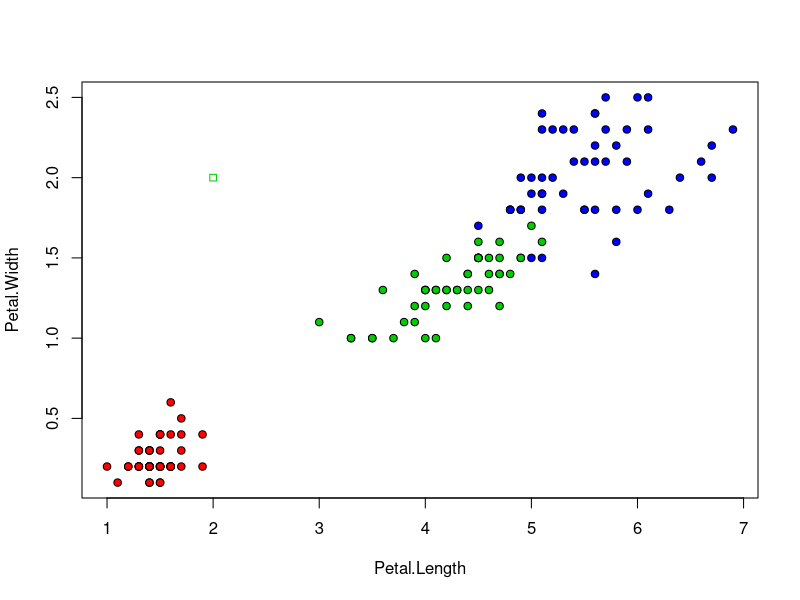

Recreate this plot in R.
colors <- c("setosa" = "red", "versicolor" = "green3", "virginica" = "blue")

plotIris <- function(ir=iris){
  plot(ir[, 3:4], pch = 21, bg = colors[ir$Species])
}

eDist <- function(u, v) {
  sqrt(sum((u - v)^2))
}

FNN <- function(x,z){
  m <- dim(x)[1]
  n <- dim(x)[2] - 1
  dist <- matrix(NA, m, n)
  for (i in m:1)  dist[i,] <- c(i, eDist(x[i,1:n], z))
  return (x[order(dist[,2])[1],n+1]);
}
plotFNN <- function(z1,z2,x=iris[,3:5]){
  points(z1, z2, pch = 22, col = colors[FNN(x,c(z1,z2))])
}
  
classMap <- function(ir=iris[,3:5]){
  for (i in 1:70) {
    for (j in 1:25){
      plotFNN(i/10,j/10,ir)
    }
  }
}
plotIris()
plotFNN(2,2)

#Чтобы отрисовать карту классификации раскоментируйте следующие пять строчек
#numberOfIrises <- 30
#listIndex <- sample(1:150,numberOfIrises)
#listIrises <- iris[listIndex,]
#plotIris(listIrises)
#classMap(listIrises)
